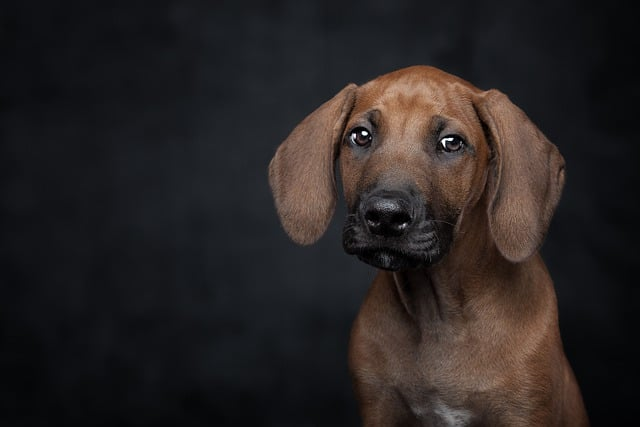
#> input picture Day2/dog1.jpg, 640 x 427 px
$ python 5_addweighted.py
#> lines starting #> are read from the running program, lines starting #| are printed output that depends on the picture
import cv2
import numpy as np
import matplotlib.pyplot as plt

src1 = cv2.imread('./dog1.jpg')
#> src1 is the input picture: shape (427, 640, 3); mean B, G, R 34.7, 34.9, 39.8
src2 = cv2.imread('./dog2.jpg')
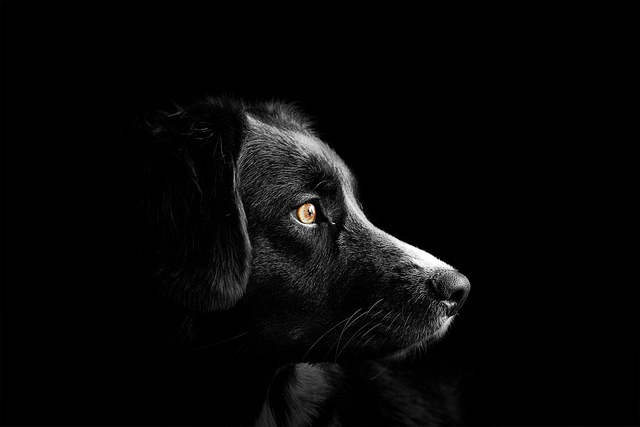
#> input picture Day2/dog2.jpg, 640 x 427 px
#> src2 is the input picture: shape (427, 640, 3); mean B, G, R 7.4, 7.4, 7.5

alpha = 0.7

dst1 = src1 * alpha + src2 * (1-alpha)
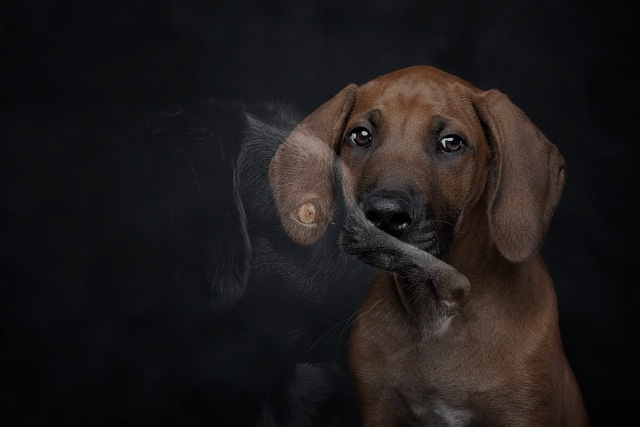
#> dst1: shape (427, 640, 3) float64; mean B, G, R 26.5, 26.6, 30.1
dst1 = dst1.astype(np.uint8)

dst2 = cv2.addWeighted(src1, alpha, src2, (1-alpha), 0)

cv2.imshow('dst1', dst1)
cv2.imshow('dst2', dst2)
cv2.waitKey()
